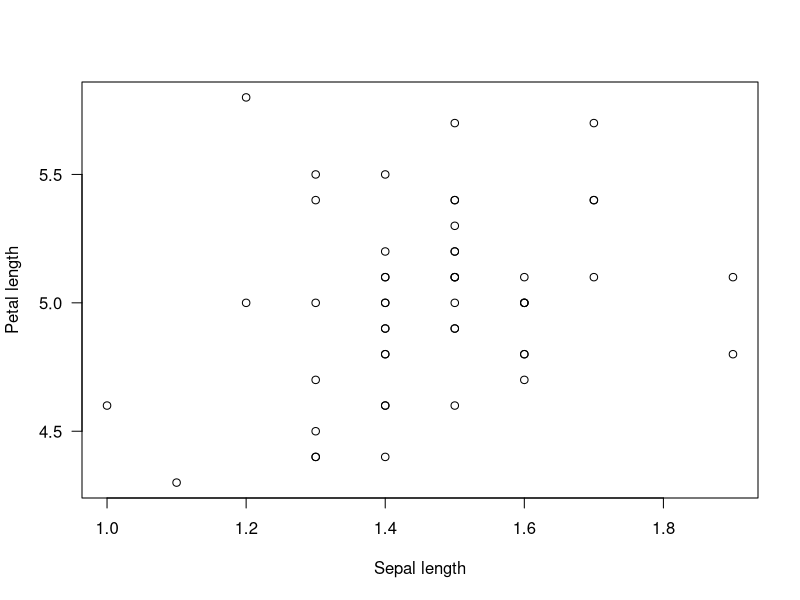
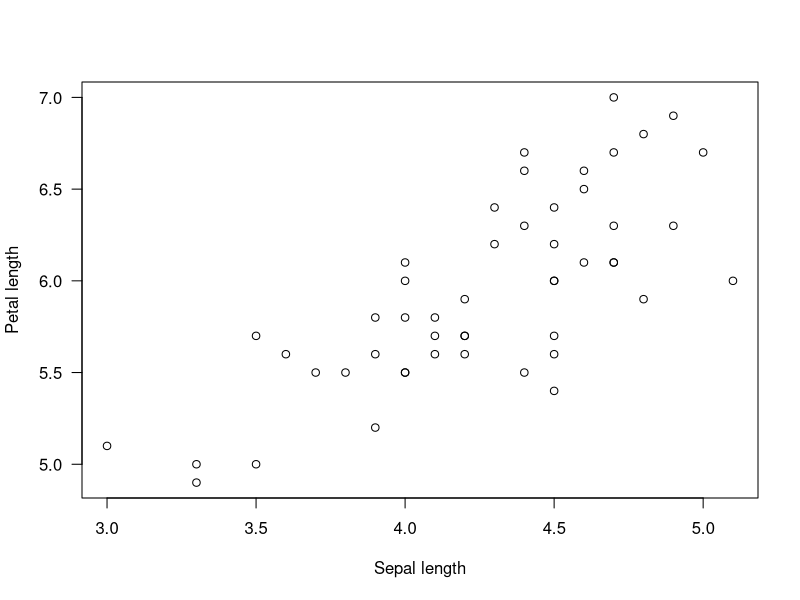
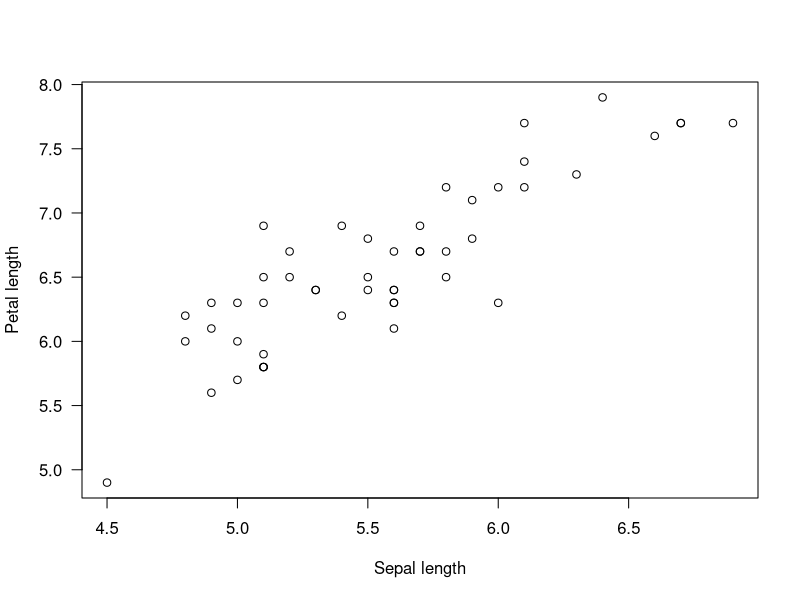
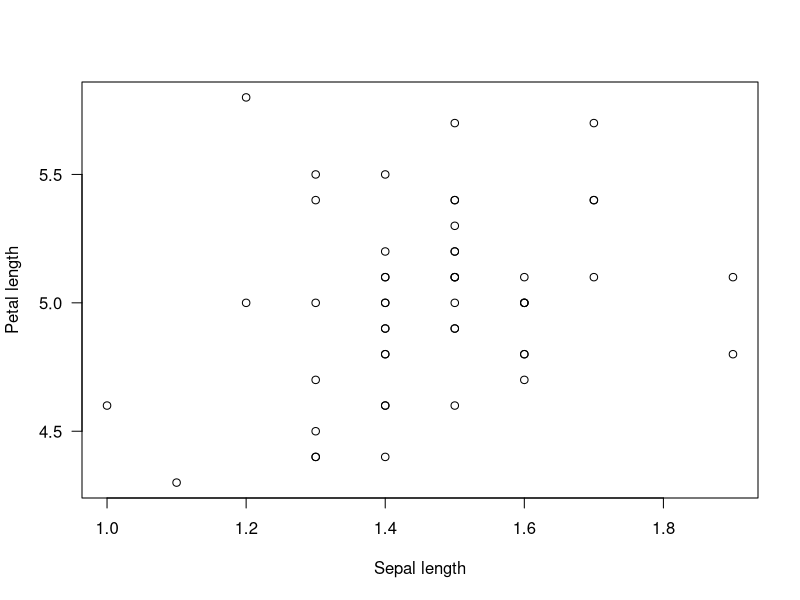
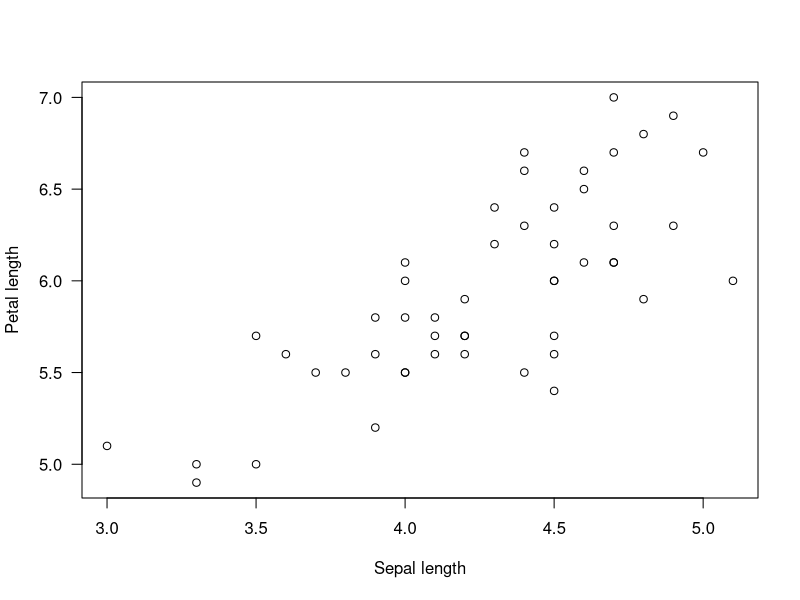
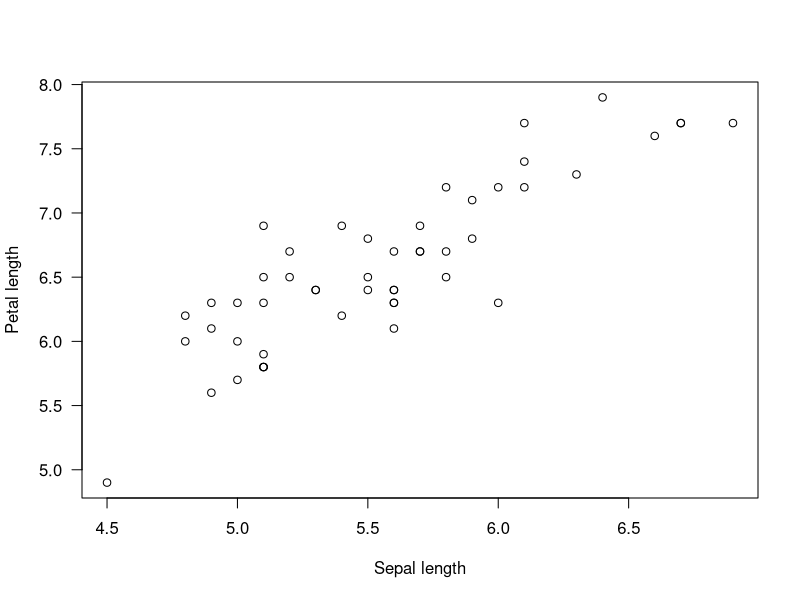
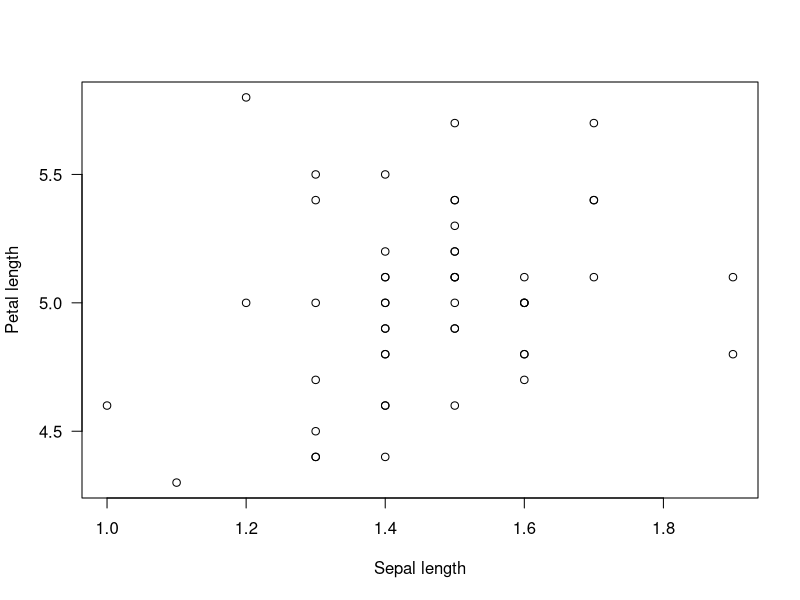
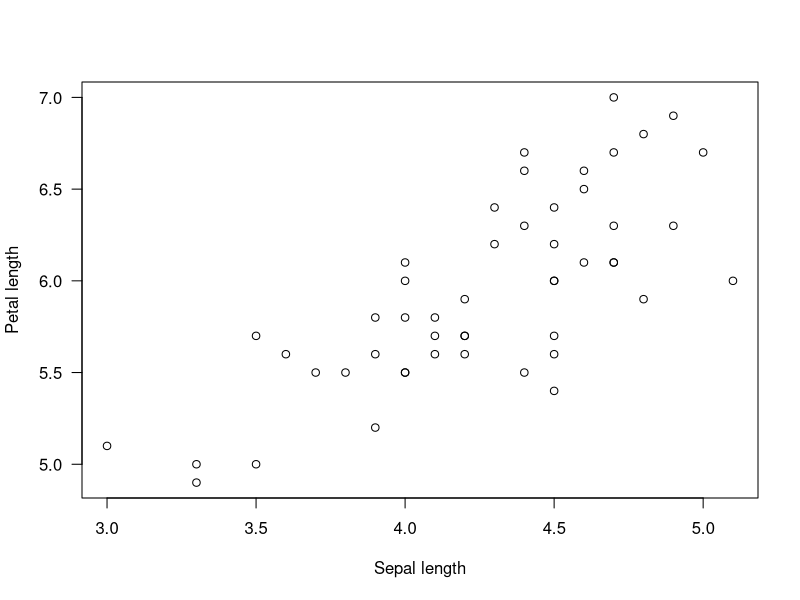

The R source for these figures, in order: (Note: this script raises an error after producing the figures.)
#This script plays with null models as a way to learn functions and
  #practice loops.


#Let's start by optimizing the code for simple ploting

data(iris)
#head(iris)

setosa <- subset(iris, Species == "setosa")
plot(setosa$Sepal.Length ~ setosa$Petal.Length, las = 1,
     xlab = "Sepal length", ylab = "Petal length")
versicolor <- subset(iris, Species == "versicolor")
plot(versicolor$Sepal.Length ~ versicolor$Petal.Length, las = 1,
     xlab = "Sepal length", ylab = "Petal length")
virginica <- subset(iris, Species == "virginica")
plot(virginica$Sepal.Length ~ virginica$Petal.Length, las = 1,
     xlab = "Sepal length", ylab = "Petal length")

#Better
species <- c("setosa", "versicolor", "virginica")
#species <- unique(iris$Species)

for (i in species) {
  temp <- subset(iris, Species == i)
  plot(temp$Sepal.Length ~ temp$Petal.Length, las = 1,
       xlab = "Sepal length", ylab = "Petal length")
}

#Even better
plot_species <- function(sp, data) {
  temp <- subset(data, Species == sp)
  plot(temp$Sepal.Length ~ temp$Petal.Length, las = 1,
       xlab = "Sepal length", ylab = "Petal length")
  }
lapply(species, plot_species, data = iris)
#or
purrr::map(species, plot_species, data = iris)

#Or if data is heavy
library(future.apply)
plan(multisession)
future_lapply(species, plot_species, data = iris)


#A simple null model used to test correlations----

#The data
abundance <- c(1,3,4,7,8,13)
body_size <- c(9,6,3,3,1,1)
plot(abundance ~ body_size)
(corr <- cor(abundance,body_size))
cor.test(abundance,body_size)

#The null model:
#idea: Brake all processes except for the process of interest and compare the
#observed with the expected data.

#In this case we want to test if this correlation may be due to randomness.
#We brake then the "body_size" process and left only randomness. use `sample()`

cor(sample(body_size, size = length(body_size), replace = FALSE), abundance)

#we do it 1000 times
cor_dis <- c()
for (k in 1:1000){
  cor_dis[k] <- cor(sample(body_size, size = length(body_size), replace = FALSE), abundance)
}

#plot
hist(cor_dis)
lines(c(corr, corr), c(0,200), col = "red")

#test p-value
(p <- pnorm(corr, mean = mean(cor_dis), sd = sd(cor_dis)))
#Or using the real distribution directly
length(cor_dis[which(cor_dis < corr)])/1000

#Another example----
#We observe a pattern: How uneven are abundance distributions?
abundance <- c(1,3,4,7,8,13)
#calculate pielou's evenees (shannon/logarithm of number of species)
#Shannon The proportion of species i relative to the total number of species
#(pi) is calculated, and then multiplied by the natural logarithm of
#this proportion (lnpi). The resulting product is summed across species,
#and multiplied by -1:
J <- function(v){
  p <- v/sum(v)
  S <- -sum(p * log(p))
  S/log(length(v))
}
eve <- J(abundance)
#is this eveness higher than expected?
#calculate evenness of a random assembly
#tip: we need to sample 36 individuals and assign them a species randomly
#then, we can group per species.
rand <- sample(c(1:6), sum(abundance), replace = TRUE)
abundance2 <- table(rand)
#abundance2 <- hist(rand, breaks = seq(0,6,1))$counts #this does the same, plots store data!
#Calculate J of the simulated community
J2 <- J(abundance2)
# now make it 1000 times
out <- c()
for(i in 1:100){
  rand <- sample(c(1:6), sum(abundance), replace = TRUE)
  abundance2 <- hist(rand, breaks = seq(0,6,1))$counts
  J2 <- J(abundance2)
  out <- c(out, J2)
}
#calculate p-value
hist(out)
lines(c(eve, eve), c(0,20), col = "red")
(p <- pnorm(eve, mean = mean(out, na.rm = TRUE), sd = sd(out, na.rm = TRUE)))
#Or using the real distribution directly
length(out[which(out < eve)])/1000

#functionalize it
null_function <- function(x, iterations = 1000){
  # make a loop
  n <- length(x)
  eve <- J(x)
  out_bs <- c()
  for(i in 1:iterations){
    rand <- sample(c(1:n), sum(x), replace = TRUE)
    x2 <- table(rand)
    J2 <- J(x2)
    out_bs <- c(out_bs, J2)
  }
  #And test significance
  out <- length(out_bs[which(out_bs < eve)])/iterations
  print(paste("The eveness value observed is ",
              round(eve, digits = 2), "and the probablility of ocurring by chance is ",
              round(out, digits = 2)))
}

null_function(c(1,2,3,4,5,6,7,8,9))
null_function(round(runif(100, 30,100)))

#make a package!


#null model 2.
#We want to test now if body size is driving the evenness patterns.
#we create a null model where body_size is the only responsible of the
#observed pattern
abundance <- c(1,3,4,7,8,13)
body_size <- c(9,6,5,3,2,1)
#Do one iteration
sample(c(1:6), 36, replace = TRUE, prob = body_size)
# make a loop
out_bs <- c()
for(i in 1:1000){
  rand <- sample(c(1:6), 36, replace = TRUE, prob = body_size)
  abundance2 <- hist(rand, breaks = seq(0,6,1))$counts
  J2 <- J(abundance2)
  out_bs <- c(out_bs, J2)
}
#And test significance
hist(out_bs)
lines(c(eve, eve), c(0,400), col = "red")
(p <- pnorm(eve, mean = mean(out_bs, na.rm = TRUE), sd = sd(out_bs, na.rm = TRUE)))
(p <- 1- pnorm(eve, mean = mean(out_bs, na.rm = TRUE), sd = sd(out_bs, na.rm = TRUE)))
#we remove NA's as in function J, log(richness) is NA when a species abundance is 0.
#basically we ignore those cases, as we are only interested in communities with all species
#having positive abundances.
#Or using the real distribution directly
length(out_bs[which(out_bs < eve)])/1000

#Functionalize it

null_function2 <- function(x, cond, iterations = 1000){
  # make a loop
  n <- length(x)
  eve <- J(x)
  out_bs <- c()
  for(i in 1:iterations){
    rand <- sample(c(1:n), sum(x), replace = TRUE, prob = cond)
    abundance2 <- table(rand)
    J2 <- J(abundance2)
    out_bs <- c(out_bs, J2)
  }
  #And test significance
  out <- length(out_bs[which(out_bs < eve)])/iterations
  print(paste("The eveness value observed is ",
              round(eve, digits = 2), "and the probablility of ocurring by the condition is ",
              round(out, digits = 2)))
}

null_function2(x = abundance, cond = body_size)

